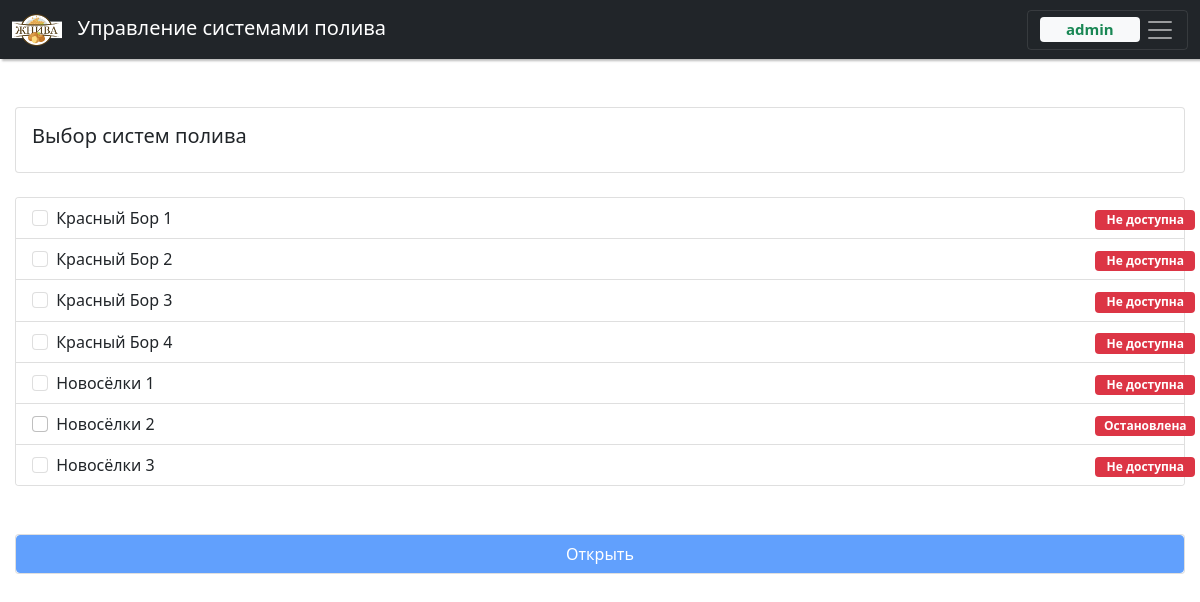
Page / (signed in) on the earlier database version.
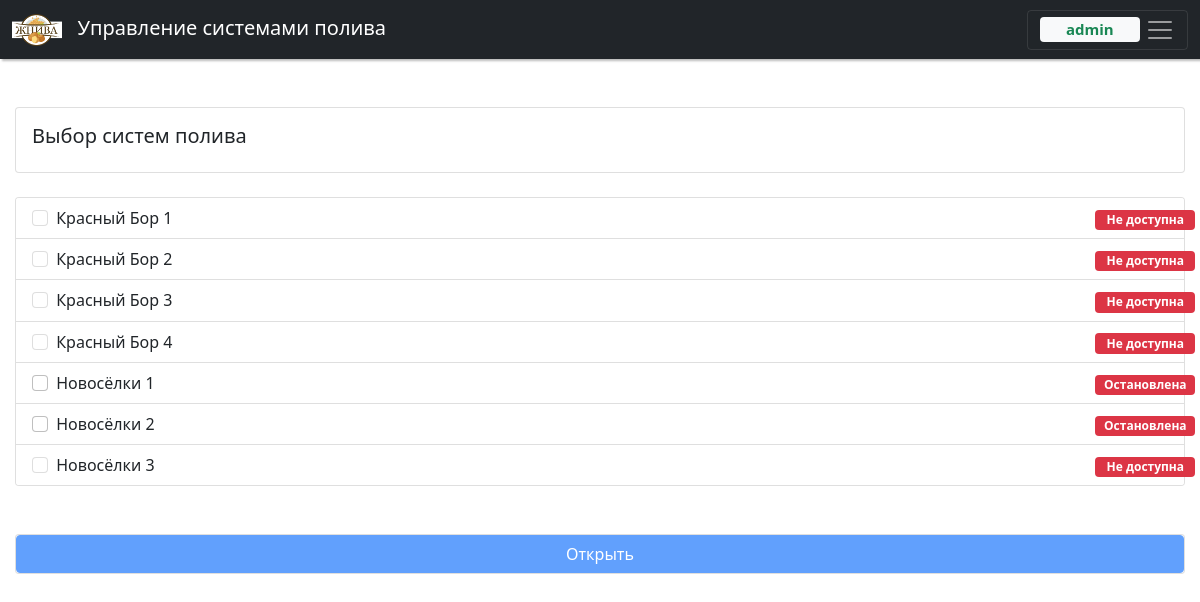
Same page on the later database version.
### valley/models.py (models this page shows, shortened)
class Valley(models.Model):
    class Meta:
        verbose_name = 'Система полива'
        verbose_name_plural = 'Системы полива'
        ordering = ['pk']
    valley_name = models.CharField(max_length=30, verbose_name='Название')
    valley_addr = models.CharField(max_length=15, verbose_name='Адрес')
    valley_pump = models.ForeignKey(Pump, on_delete=models.CASCADE, related_name='valley', verbose_name='Насос')
    valley_rele = models.SmallIntegerField(default=1, verbose_name='Реле')
    valley_duet = models.SmallIntegerField(default=0, verbose_name='Связка')
    valley_videosrv = models.ForeignKey(VideoSrv, on_delete=models.PROTECT, related_name='valley_cam',
                                        verbose_name='Видео сервер', null=True)
    valley_camera = models.CharField(max_length=100, verbose_name='Камера', null=True)

class Status(models.Model):
    class Meta:
        verbose_name = 'Состояние системы'
        verbose_name_plural = 'Состояния систем'
        ordering = ['pk']
    status_valley = models.OneToOneField(Valley, on_delete=models.CASCADE, primary_key=True,
                                         related_name='status', verbose_name='Система')
    status_run = models.BooleanField(default=False, verbose_name='Запущена')
    status_ctrl = models.BooleanField(default=False, verbose_name='Управление')
    status_fail = models.BooleanField(default=False, verbose_name='Авария')
    DIRECTIONS = [('N', '-'), ('F', 'Вперёд'), ('R', 'Назад')]
    status_dir = models.CharField(max_length=1, choices=DIRECTIONS, default='N', verbose_name='Направление')
    status_wat = models.BooleanField(default=False, verbose_name='Вода')
    status_sis = models.BooleanField(default=False, verbose_name='АвтоСтоп')
    status_valve1 = models.BooleanField(default=False, verbose_name='Задвижка 1')
    status_valve2 = models.BooleanField(default=False, verbose_name='Задвижка 2')

### valley/views.py (the view)
# urls.py: path('', valley.views.index),
@login_required
def index(request):
    header = 'Выбор систем полива'
    title = ' - Выбор'
    valleyLst = Valley.objects.all().values()
    statusLst = Status.objects.all()
    return render(request, 'index.html', {'header': header, 'title': title, 'valley': valleyLst, 'status': statusLst})

### templates/index.html
{% extends "base.html" %}
{% block content %}
    <div class="card">
        <div class="card-body"><h5>{{ header }}</h5></div>
    </div>
    <br>
    <div class="card shad_box">
        <div class="list-group list-group-flush">
            {% for stat in status %}
                {% for vall in valley %}
                    {% if vall.id == stat.status_valley_id %}
                        <label class="list-group-item list-group-item-action">
                            <div class="row">
                                <div class="col-11">
                                    <input class="form-check-input me-1" type="checkbox" value="{{ vall.valley_duet }}"
                                        id="v_chk{{vall.id}}" name="v_chk{{forloop.counter}}"
                                        {% if stat.status_ctrl == False %}disabled{% endif %}> {{ vall.valley_name }}</input>
                                </div>
                                <div class="col-1">
                                    {% if stat.status_run == False %}
                                        {% if stat.status_ctrl == False %}
                                            <span class="badge bg-danger" style="width: 100px;">Не доступна</span>
                                        {% else %}
                                            <span class="badge bg-danger" style="width: 100px;">Остановлена</span>
                                        {% endif %}
                                    {% else %}
                                        <span class="badge bg-success" style="width: 100px;">Запущена</span>
                                    {% endif %}
                                </div>
                            </div>
                        </label>
                    {% endif %}
                {% endfor %}
            {% endfor %}
        </div>
    </div>
    <br><br>
    <div class="card"><button type="button" class="btn btn-primary" id="btn_sel" disabled>Открыть</button></div>
{% endblock content %}

Differences in the rows shown:
changed Status (number 5 of 7 on the later page): status_ctrl False → True (drawn)
changed Valley "Новосёлки 1": text "Не доступна" → "Остановлена"
